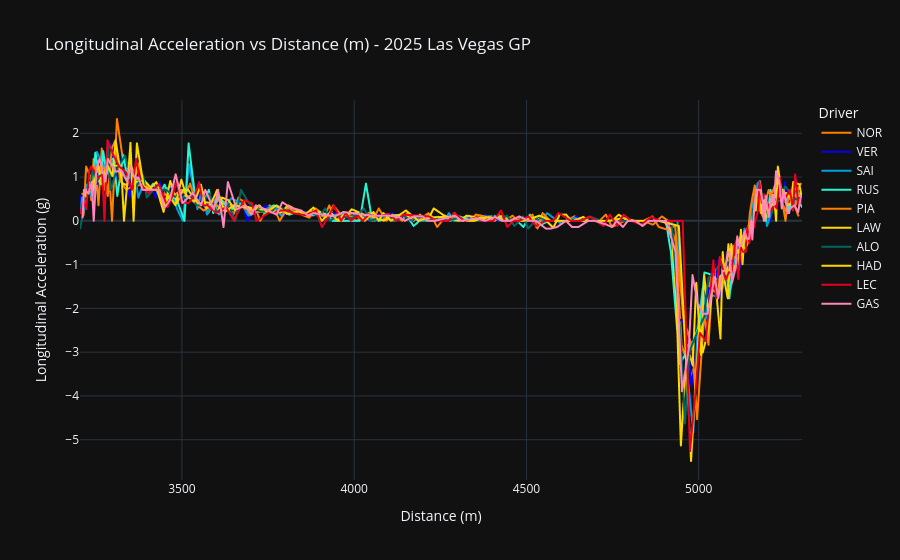

The cell this chart's notebook holds for it:
### Code cell
accel25 = px.line(
    q25_tele,
    x='Distance',
    y='Longitudinal_Acceleration_g',
    color='Driver',
    color_discrete_map=driver_colors,
    template='plotly_dark',
    title='Longitudinal Acceleration vs Distance (m) - 2025 Las Vegas GP',
    labels={'Distance': 'Distance (m)', 'Longitudinal_Acceleration_g': 'Longitudinal Acceleration (g)'},
)
accel25.show()
